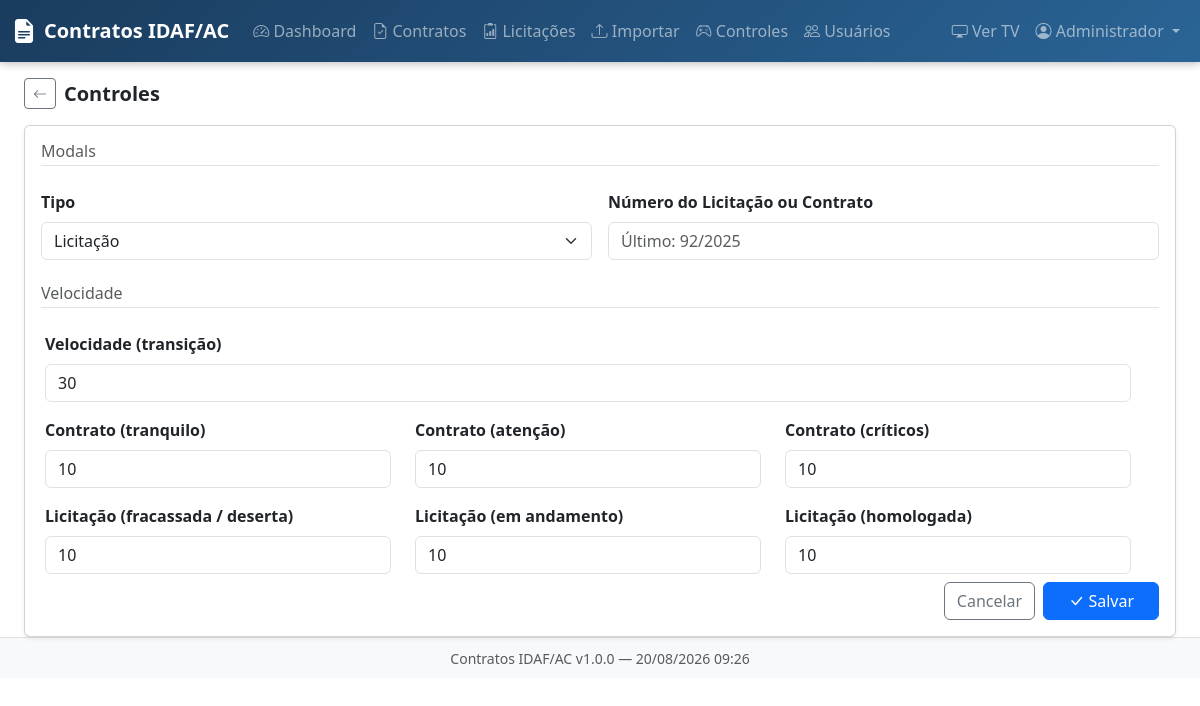
Page /modules/controles/index.php (signed in) on the committed database.
### tables this page shows
CREATE TABLE `controles` (
  `id` int NOT NULL,
  `modal` varchar(20) DEFAULT NULL,
  `velocidade_contrato_tranquilo` int NOT NULL DEFAULT '30',
  `velocidade_contrato_atencao` int NOT NULL DEFAULT '30',
  `velocidade_contrato_critico` int NOT NULL DEFAULT '30',
  `velocidade_licitacao_deserta` int NOT NULL DEFAULT '30',
  `velocidade_licitacao_andamento` int NOT NULL DEFAULT '30',
  `velocidade_licitacao_homologada` int NOT NULL DEFAULT '30',
  `transicao` int NOT NULL DEFAULT '60',
  `user_id` int DEFAULT NULL,
  `created_at` timestamp NULL DEFAULT NULL
);

### includes/Auth.php (called while the page is built, shortened)
<?php
class Auth {
    public static function is_admin(): bool {
        return ($_SESSION['usuario_nivel'] ?? '') === 'admin';
    }
    public static function usuario_nome(): string {
        return $_SESSION['usuario_nome'] ?? 'Desconhecido';
    }
}

### includes/helpers.php (called while the page is built, shortened)
<?php
function sanitize(string $str): string {
    return htmlspecialchars(trim($str), ENT_QUOTES, 'UTF-8');
}

### modules/controles/index.php (the view, shortened to what this page needs)
<?php
$db = Database::get();
$controle = $db->query('SELECT * FROM controles')->fetch();
$modal = explode('_', $controle['modal']);
$ultimoPesquisado = empty($controle['modal']) ? 'Ex. 19/2024':'Último: ' . str_replace('-', '/', $modal[1]);
include __DIR__ . '/../../includes/header.php';
?>
<div class="d-flex align-items-center gap-2 mb-3">
    <a href="index.php" class="btn btn-sm btn-outline-secondary"><i class="bi bi-arrow-left"></i></a>
    <h5 class="mb-0 fw-bold">Controles</h5>
</div>
<div class="card shadow-sm">
<div class="card-body">
<form method="post" novalidate>
    <div class="row g-3 align-items-end">
        <div class="col-12"><h6 class="text-muted border-bottom pb-1">Modals</h6></div>
        <div class="col-md-6">
            <label class="form-label fw-semibold">Tipo</label>
            <select name="tipo" class="form-select">
                <option value="licitacao" <?php if($modal[0] == 'licitacao') echo 'selected' ?>>Licitação</option>
            </select>
        </div>
        <div class="col-md-6">
            <label class="form-label fw-semibold">Número do Licitação ou Contrato</label>
            <input type="text" name="modal" class="form-control" placeholder="<?= $ultimoPesquisado ?>">
        </div>
        <div class="col-12"><h6 class="text-muted border-bottom pb-1 mt-2">Velocidade</h6></div>
        <div class="row mt-3">
            <div class="col-12 mb-3">
                <label class="form-label fw-semibold">Velocidade (transição)</label>
                <input type="number" name="transicao" class="form-control" value="<?= $controle['transicao'] ?>">
            </div>
            <div class="col-md-4">
                <label class="form-label fw-semibold">Contrato (tranquilo)</label>
                <input type="number" name="velocidade_contrato_tranquilo" class="form-control" value="<?= $controle['velocidade_contrato_tranquilo'] ?>">
            </div>
            <div class="col-md-4">
                <label class="form-label fw-semibold">Contrato (atenção)</label>
                <input type="number" name="velocidade_contrato_atencao" class="form-control" value="<?= $controle['velocidade_contrato_atencao'] ?>">
            </div>
            <div class="col-md-4">
                <label class="form-label fw-semibold">Contrato (críticos)</label>
                <input type="number" name="velocidade_contrato_critico" class="form-control" value="<?= $controle['velocidade_contrato_critico'] ?>">
            </div>
        </div>
        <div class="row mt-3">
            <div class="col-md-4">
                <label class="form-label fw-semibold">Licitação (fracassada / deserta)</label>
                <input type="number" name="velocidade_licitacao_deserta" class="form-control" value="<?= $controle['velocidade_licitacao_deserta'] ?>">
            </div>
            <div class="col-md-4">
                <label class="form-label fw-semibold">Licitação (em andamento)</label>
                <input type="number" name="velocidade_licitacao_andamento" class="form-control" value="<?= $controle['velocidade_licitacao_andamento'] ?>">
            </div>
            <div class="col-md-4">
                <label class="form-label fw-semibold">Licitação (homologada)</label>
                <input type="number" name="velocidade_licitacao_homologada" class="form-control" value="<?= $controle['velocidade_licitacao_homologada'] ?>">
            </div>
        </div>
        <div class="col-12 d-flex gap-2 justify-content-end mt-2">
            <a href="index.php" class="btn btn-outline-secondary">Cancelar</a>
            <button type="submit" class="btn btn-primary px-4">
                <i class="bi bi-check-lg"></i> Salvar
            </button>
        </div>
    </div>
</form>
</div>
</div>
<?php include __DIR__ . '/../../includes/footer.php'; ?>

### includes/header.php (shortened to what this page needs)
<!DOCTYPE html>
<html lang="pt-BR">
<head>
    <link rel="stylesheet" href="<?= BASE_URL ?>/assets/css/bootstrap.min.css">
    <link rel="stylesheet" href="<?= BASE_URL ?>/assets/css/bootstrap-icons.min.css">
    <link rel="stylesheet" href="<?= BASE_URL ?>/assets/css/dataTables.bootstrap5.min.css">
    <link rel="stylesheet" href="<?= BASE_URL ?>/assets/css/app.css">
</head>
<body>
<nav class="navbar navbar-expand-lg navbar-dark" id="main-navbar">
    <div class="container-fluid">
        <a class="navbar-brand d-flex align-items-center gap-2" href="<?= BASE_URL ?>/index.php">
            <i class="bi bi-file-earmark-text-fill fs-4"></i>
            <span class="fw-bold"><?= APP_NAME ?></span>
        </a>
        <div class="collapse navbar-collapse" id="navMenu">
            <ul class="navbar-nav me-auto mb-2 mb-lg-0">
                <li class="nav-item">
                    <a class="nav-link" href="<?= BASE_URL ?>/index.php">
                        <i class="bi bi-speedometer2"></i> Dashboard
                    </a>
                </li>
                <li class="nav-item">
                    <a class="nav-link" href="<?= BASE_URL ?>/modules/contratos/index.php">
                        <i class="bi bi-file-earmark-check"></i> Contratos
                    </a>
                </li>
                <li class="nav-item">
                    <a class="nav-link" href="<?= BASE_URL ?>/modules/licitacoes/index.php">
                        <i class="bi bi-clipboard2-data"></i> Licitações
                    </a>
                </li>
                <li class="nav-item">
                    <a class="nav-link" href="<?= BASE_URL ?>/modules/importacao/index.php">
                        <i class="bi bi-upload"></i> Importar
                    </a>
                </li>
                <li class="nav-item">
                    <a class="nav-link" href="<?= BASE_URL ?>/modules/controles">
                        <i class="bi bi-controller"></i> Controles
                    </a>
                </li>
                <?php if (Auth::is_admin()): ?>
                <li class="nav-item">
                    <a class="nav-link" href="<?= BASE_URL ?>/modules/usuarios/index.php">
                        <i class="bi bi-people"></i> Usuários
                    </a>
                </li>
                <?php endif; ?>
            </ul>
            <ul class="navbar-nav ms-auto">
                <li class="nav-item">
                    <a class="nav-link" href="<?= BASE_URL ?>/modules/dashboard/tv.php" target="_blank">
                        <i class="bi bi-display"></i> Ver TV
                    </a>
                </li>
                <li class="nav-item dropdown">
                    <a class="nav-link dropdown-toggle" href="#" data-bs-toggle="dropdown">
                        <i class="bi bi-person-circle"></i> <?= sanitize(Auth::usuario_nome()) ?>
                    </a>
                </li>
            </ul>
        </div>
    </div>
</nav>
<div class="container-fluid mt-3 px-4">

### includes/footer.php (shortened to what this page needs)
</div>
<footer class="footer mt-auto py-2 text-center">
    <small class="text-muted">
        <?= APP_NAME ?> v<?= APP_VERSION ?> &mdash;
        <?= date('d/m/Y H:i') ?>
    </small>
</footer>
</body>
</html>

### assets/css/app.css (style rules this page uses)
:root { --idaf-primary: #1a3c5e; --idaf-secondary: #2a6496; --idaf-accent: #f39c12; --status-vencido: #dc3545; --status-critico: #fd7e14; --status-atencao: #ffc107; --status-alerta: #33ccff; --status-regular: #198754; }
#main-navbar { background: linear-gradient(135deg, var(--idaf-primary), var(--idaf-secondary)); box-shadow: 0 2px 8px rgba(0,0,0,.25); }
.footer { border-top: 1px solid #dee2e6; background: #f8f9fa; }

### rows in the picture
controles: tipo "Licitação", modal "Último: 92/2025", transicao "30", velocidade_contrato_tranquilo "10", velocidade_contrato_atencao "10", velocidade_contrato_critico "10", velocidade_licitacao_deserta "10", velocidade_licitacao_andamento "10", velocidade_licitacao_homologada "10"

### other values in the picture
APP_NAME "Contratos IDAF/AC"
Auth::usuario_nome() "Administrador"
APP_VERSION "1.0.0"
